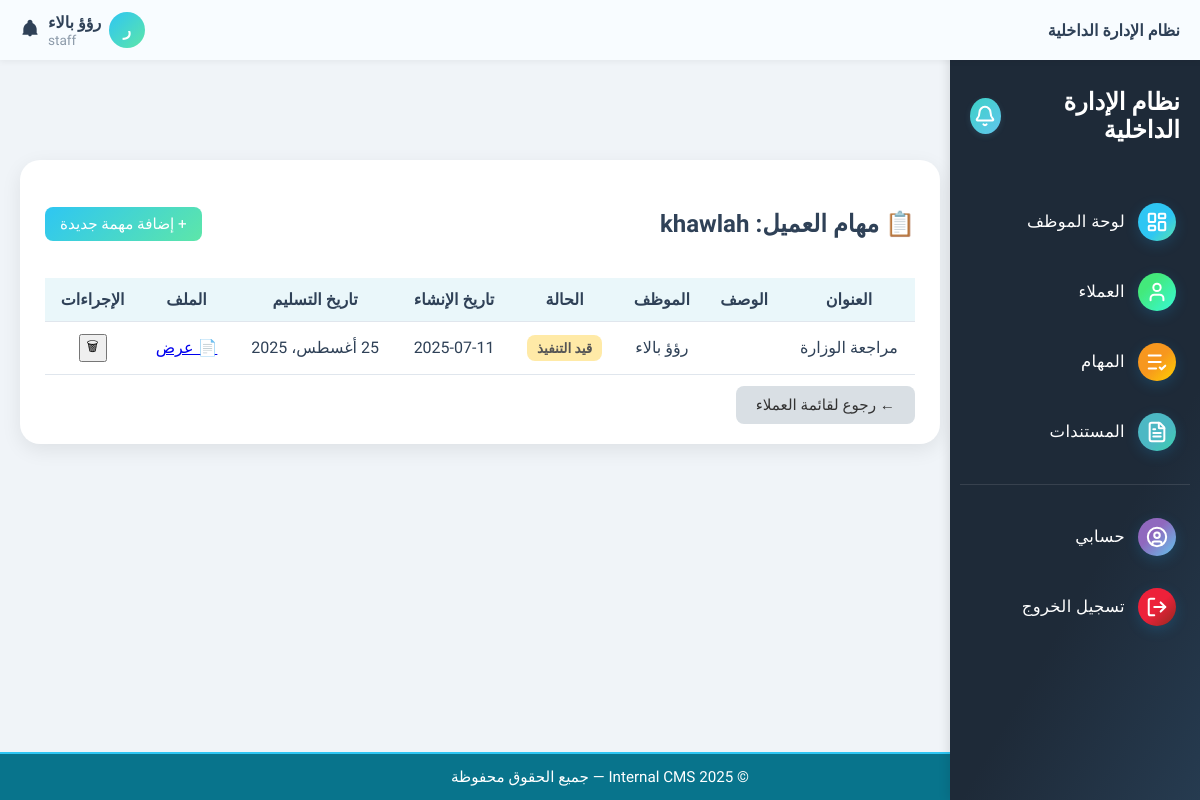
/clients/client/3/tasks/ (signed in), run on the app's committed database.
### core/role.py (models this page shows, shortened)
class Role(models.Model):
    name = models.CharField(max_length=50, unique=True)
    description = models.TextField(blank=True)

### clients/models.py (models this page shows, shortened)
class Client(models.Model):
    name = models.CharField(max_length=255)
    email = models.EmailField(blank=True, null=True)
    phone = models.CharField(max_length=20, blank=True)
    address = models.TextField(blank=True)
    assigned_to = models.ForeignKey(User, on_delete=models.SET_NULL, null=True, blank=True)
    notes = models.TextField(blank=True)
    created_at = models.DateTimeField(auto_now_add=True)
    class Meta:
        verbose_name = 'عميل'
        verbose_name_plural = 'العملاء'

### tasks/models.py (models this page shows, shortened)
class Task(models.Model):
    STATUS_CHOICES = [
        ('pending', 'قيد التنفيذ'),
        ('completed', 'منتهية'),
        ('overdue', 'متأخرة'),
    ]
    title = models.CharField(max_length=255, verbose_name='عنوان المهمة')
    description = models.TextField(blank=True, verbose_name='الوصف')
    assigned_to = models.ForeignKey(User, on_delete=models.SET_NULL, null=True, blank=True, verbose_name='الموظف المكلّف')
    client = models.ForeignKey(Client, on_delete=models.SET_NULL, null=True, blank=True, verbose_name='العميل')
    status = models.CharField(max_length=20, choices=STATUS_CHOICES, default='pending', verbose_name='الحالة')
    due_date = models.DateField(null=True, blank=True, verbose_name='تاريخ الاستحقاق')
    file_url = models.URLField(max_length=1024, blank=True, null=True, verbose_name='رابط الملف')
    file_path = models.CharField(max_length=512, blank=True, null=True, verbose_name='مسار الملف')
    documents = models.ManyToManyField('content.Document', blank=True, verbose_name='مستندات إضافية')
    created_at = models.DateTimeField(auto_now_add=True, verbose_name='تاريخ الإنشاء')
    class Meta:
        verbose_name = 'مهمة'
        verbose_name_plural = 'المهام'
        ordering = ['-created_at']  # ترتيب المهام الأحدث أولاً

### clients/views.py (the view)
# urls.py: path('<int:client_id>/tasks/', views.client_tasks, name='client_tasks'),
@login_required
@role_required(['admin', 'staff'])
def client_tasks(request, client_id):
    client = get_object_or_404(Client, id=client_id)
    if request.user.userprofile.role.name != 'admin' and client.assigned_to != request.user:
        return render(request, '403.html')
    tasks = Task.objects.filter(client=client).order_by('-created_at')
    return render(request, 'clients/client_tasks.html', {
        'client': client,
        'tasks': tasks
    })

### core/context_processors.py (called while the page is built)
def user_role(request):
    role = None
    if request.user.is_authenticated:
        if hasattr(request.user, 'userprofile'):
            role = request.user.userprofile.role.name
    return {'role': role}

### templates/clients/client_tasks.html (shortened to what this page needs)
{% extends 'base.html' %}
{% block content %}
<div class="tasks-container">
  <div class="tasks-card">
    <div class="header-row">
      <h2>📋 مهام العميل: {{ client.name }}</h2>
      <a href="{% url 'add_task_for_client' client.id %}" class="add-task-btn">+ إضافة مهمة جديدة</a>
    </div>
    <table class="tasks-table">
      <thead>
        <tr>
          <th>العنوان</th>
          <th>الوصف</th>
          <th>الموظف</th>
          <th>الحالة</th>
          <th>تاريخ الإنشاء</th>
          <th>تاريخ التسليم</th>
          <th>الملف</th>
          <th>الإجراءات</th>
        </tr>
      </thead>
      <tbody>
        {% for task in tasks %}
        <tr>
          <td>{{ task.title }}</td>
          <td class="desc-cell">{{ task.description|truncatewords:10 }}</td>
          <td>
            {% if task.assigned_to %}
              {% if task.assigned_to.userprofile.full_name %}
                {{ task.assigned_to.userprofile.full_name }}
              {% elif task.assigned_to.get_full_name %}
                {{ task.assigned_to.get_full_name|default:task.assigned_to.username }}
              {% else %}
                {{ task.assigned_to.username }}
              {% endif %}
            {% else %}
              -
            {% endif %}
          </td>
          <td>
            {% if task.status == 'pending' %}
              <span class="badge badge-warning">قيد التنفيذ</span>
            {% elif task.status == 'completed' %}
              <span class="badge badge-success">منتهية</span>
            {% elif task.status == 'overdue' %}
              <span class="badge badge-danger">متأخرة</span>
            {% endif %}
          </td>
          <td>{{ task.created_at|date:"Y-m-d" }}</td>
          <td>{{ task.due_date|default:"-" }}</td>
          <td>
            {% if task.file_url %}
              <a href="{{ task.file_url }}" target="_blank" class="btn btn-sm btn-outline-info">📄 عرض</a>
            {% else %}
              -
            {% endif %}
          </td>
          <td>
            <form method="post" action="{% url 'delete_task' task.id %}" onsubmit="return confirm('هل أنت متأكد من حذف المهمة؟');">
              <button class="btn btn-sm btn-outline-danger" title="حذف المهمة">🗑</button>
            </form>
          </td>
        </tr>
        {% empty %}
        <tr>
          <td colspan="8" class="empty-row">لا توجد مهام لهذا العميل.</td>
        </tr>
        {% endfor %}
      </tbody>
    </table>
    <a href="{% url 'client_list' %}" class="back-btn">← رجوع لقائمة العملاء</a>
  </div>
</div>
{% endblock %}

### templates/header.html (shortened to what this page needs)
<div class="header">
  <div class="logo">
    <span class="logo-text">نظام الإدارة الداخلية</span>
  </div>
  <div class="user-section">
    <div class="user-top-row">
      <span class="avatar-circle">{{ request.user.first_name|first|upper }}</span>
<div class="user-dropdown">
  <div class="user-info">
    <span class="user-name">{{ request.user.get_full_name }}</span>
    <div class="user-role">{{ role }}</div>
  </div>
</div>
            <div class="notification-icon">
        <svg viewBox="0 0 24 24">
          <path d="M12 2C10.3 2 9 3.3 9 5v1.1C6.2 7.2 4.3 9.9 4 13v5l-1 1v1h18v-1l-1-1v-5c-.3-3.1-2.2-5.8-5-6.9V5c0-1.7-1.3-3-3-3zm0 20c1.1 0 2-.9 2-2h-4c0 1.1.9 2 2 2z"/>
        </svg>
      </div>
    </div>
  </div>
</div>

### templates/base.html (style rules this page uses)
html, body { height: 100%; margin: 0; padding: 0; overflow-x: hidden; font-family: 'Tajawal', sans-serif; background-color: #F4EFEB; color: #2F4157; display: flex; flex-direction: column; }

### templates/clients/client_tasks.html (style rules this page uses)
body { background-color: #F0F4F8; font-family: 'Tajawal', sans-serif; }
.tasks-container { display: flex; justify-content: center; padding-top: 80px; padding-bottom: 40px; }
.tasks-card { background: #fff; padding: 30px 25px; border-radius: 20px; box-shadow: 0 6px 20px rgba(0, 0, 0, 0.08); max-width: 1000px; width: 100%; color: #2F4157; }
.header-row { display: flex; justify-content: space-between; align-items: center; margin-bottom: 20px; }
.add-task-btn { background: linear-gradient(135deg, #2EC6F3, #5DE6A9); color: white; padding: 8px 15px; border-radius: 8px; text-decoration: none; font-size: 0.95rem; }
.tasks-table { width: 100%; border-collapse: collapse; margin-bottom: 20px; }
.tasks-table th, .tasks-table td { padding: 12px; text-align: center; border-bottom: 1px solid #e0e6ed; }
.tasks-table thead { background-color: #EAF7FA; }
.tasks-table .desc-cell { text-align: start; }
.badge { padding: 5px 10px; border-radius: 8px; font-size: 0.85rem; font-weight: 600; display: inline-block; }
.badge-warning { background-color: #ffeaa7; color: #555; }
.back-btn { background-color: #d9dfe4; color: #333; padding: 10px 20px; font-size: 0.95rem; border-radius: 8px; text-decoration: none; transition: background 0.3s; }

### templates/header.html (style rules this page uses)
.header { background: #f8fcff; color: #2F4157; height: 60px; padding: 0 20px; font-family: 'Tajawal', sans-serif; display: flex; justify-content: space-between; align-items: center; box-shadow: 0 2px 6px rgba(0,0,0,0.05); direction: rtl; position: fixed; top: 0; left: 0; right: 0; z-index: 1000; }
.logo-text { font-size: 1rem; font-weight: 700; }
.user-section { display: flex; flex-direction: column; align-items: flex-end; gap: 4px; }
.user-top-row { display: flex; align-items: center; gap: 8px; }
.notification-icon svg { width: 20px; height: 20px; fill: #2F4157; cursor: pointer; }
.user-name { font-size: 1rem; font-weight: 700; margin: 0; margin-bottom: 0rem; color: #2F4157; }
.avatar-circle { display: flex; align-items: center; justify-content: center; width: 36px; height: 36px; border-radius: 50%; background: linear-gradient(135deg, #2EC6F3, #5DE6A9); color: #fff; font-size: 1rem; font-weight: bold; }
.user-info { display: flex; flex-direction: column; align-items: flex-end; text-align: right; }
.user-role { font-size: 0.85rem; margin: 0; margin-top: 0rem; text-align: right; color: #8c9aa9; }
.user-dropdown { position: relative; display: inline-block; }
.user-info { display: flex; flex-direction: column; align-items: flex-end; cursor: pointer; }

### data on the page
Role: name "staff"
Client: name "khawlah"
Task: title "مراجعة الوزارة", assigned_to.get_full_name "رؤؤ بالاء", status "قيد التنفيذ", created_at "2025-07-11", due_date "25 أغسطس، 2025"

### other printed values
{{ request.user.first_name|first|upper }} "ر"
{{ request.user.get_full_name }} "رؤؤ بالاء"
